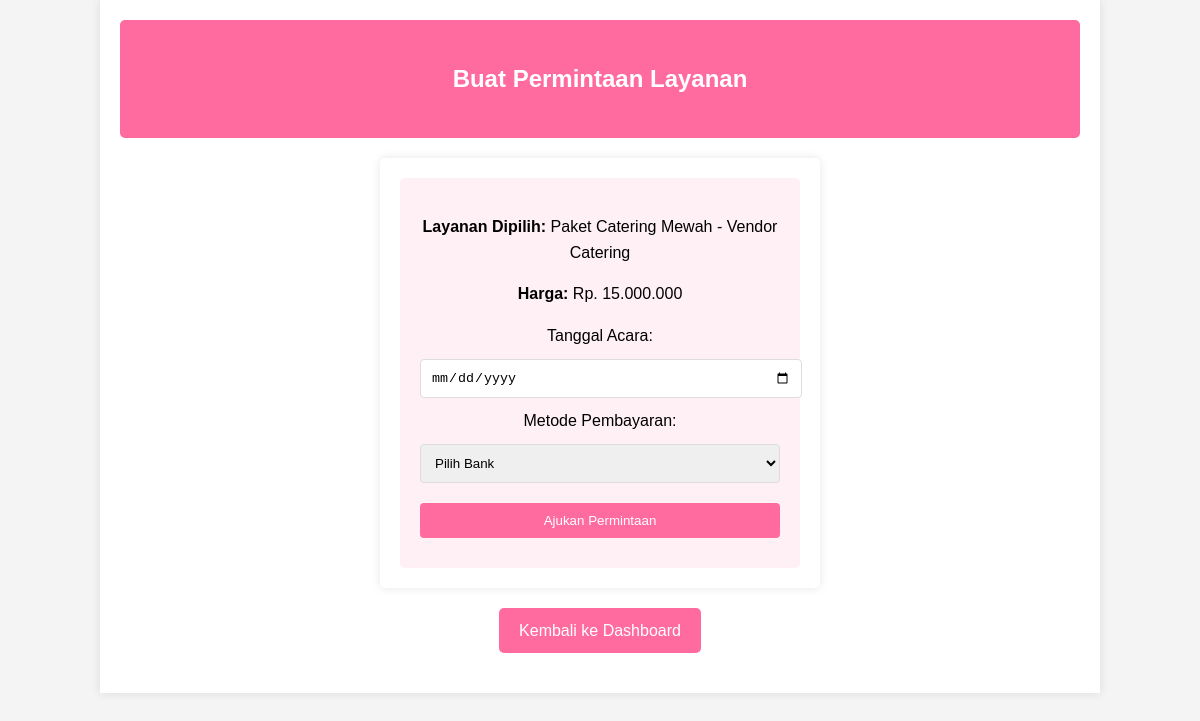
The page /buat_permintaan.php?layanan_id=4 (signed in) on the database its author committed.
### tables this page shows
CREATE TABLE layanan (
    id INT AUTO_INCREMENT PRIMARY KEY,
    vendor_id INT,
    nama_layanan VARCHAR(100) NOT NULL,
    deskripsi TEXT,
    harga DECIMAL(10,2),
    FOREIGN KEY (vendor_id) REFERENCES vendors(id)
);

CREATE TABLE vendors (
    id INT AUTO_INCREMENT PRIMARY KEY,
    nama_vendor VARCHAR(100) NOT NULL,
    kontak VARCHAR(20),
    deskripsi TEXT
);

### buat_permintaan.php (the view, shortened to what this page needs)
<?php
require 'config.php';
$layanan_id = $_GET['layanan_id'] ?? null;
$layanan_query = "SELECT layanan.*, vendors.nama_vendor
                  FROM layanan
                  JOIN vendors ON layanan.vendor_id = vendors.id
                  WHERE layanan.id = $layanan_id";
$layanan_result = $conn->query($layanan_query);
$layanan = $layanan_result->fetch_assoc();
?>
<!DOCTYPE html>
<html lang="id">
<head>
    <link rel="stylesheet" href="styles.css">
</head>
<body>
    <div class="container">
        <div class="header">
            <h2>Buat Permintaan Layanan</h2>
        </div>
        <form method="post">
            <div class="description">
                <p><strong>Layanan Dipilih:</strong> <?php echo $layanan['nama_layanan'] . " - " . $layanan['nama_vendor']; ?></p>
                <p><strong>Harga:</strong> Rp. <?php echo number_format($layanan['harga'], 0, ',', '.'); ?></p>
                <label>Tanggal Acara:</label>
                <input type="date" name="tanggal_acara" required><br>
                <label>Metode Pembayaran:</label>
                <select name="metode_pembayaran" required>
                    <option value="">Pilih Bank</option>
                </select><br>
                <input type="submit" value="Ajukan Permintaan">
            </div>
        </form>
        <div class="menu">
            <a href="dashboard.php" class="button">Kembali ke Dashboard</a>
        </div>
    </div>
</body>
</html>

### styles.css (style rules this page uses)
body, html { margin: 0; padding: 0; font-family: Arial, sans-serif; line-height: 1.6; background-color: #f4f4f4; }
.container { width: 80%; margin: auto; overflow: hidden; padding: 20px; background-color: white; box-shadow: 0 0 10px rgba(0,0,0,0.1); }
.header { text-align: center; background-color: #ff6b9e; color: white; padding: 20px; border-radius: 5px; }
.menu { display: flex; justify-content: center; gap: 20px; margin: 20px 0; }
.button { display: inline-block; background-color: #ff6b9e; color: white; padding: 10px 20px; text-decoration: none; border-radius: 5px; transition: background-color 0.3s ease; }
.description { text-align: center; background-color: #fff0f5; padding: 20px; border-radius: 5px; }
form { max-width: 400px; margin: 20px auto; padding: 20px; background-color: white; box-shadow: 0 0 10px rgba(0,0,0,0.1); border-radius: 5px; }
form input, form select { width: 100%; padding: 10px; margin: 10px 0; border: 1px solid #ddd; border-radius: 4px; }
form input[type="submit"] { background-color: #ff6b9e; color: white; border: none; cursor: pointer; transition: background-color 0.3s ease; }

### rows shown on the page
layanan: nama_layanan "Paket Catering Mewah", vendor.nama_vendor "Vendor Catering", harga "15.000.000"
